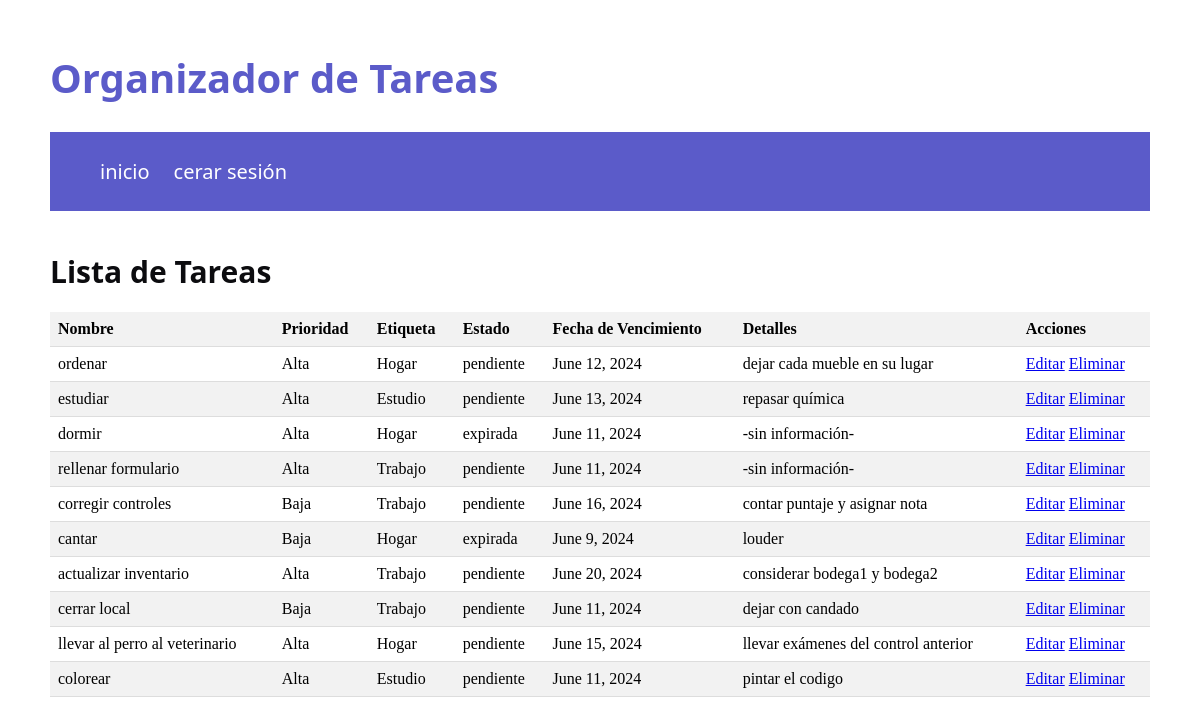
/task/task_list/ (signed in), run on an earlier commit of the app's database.
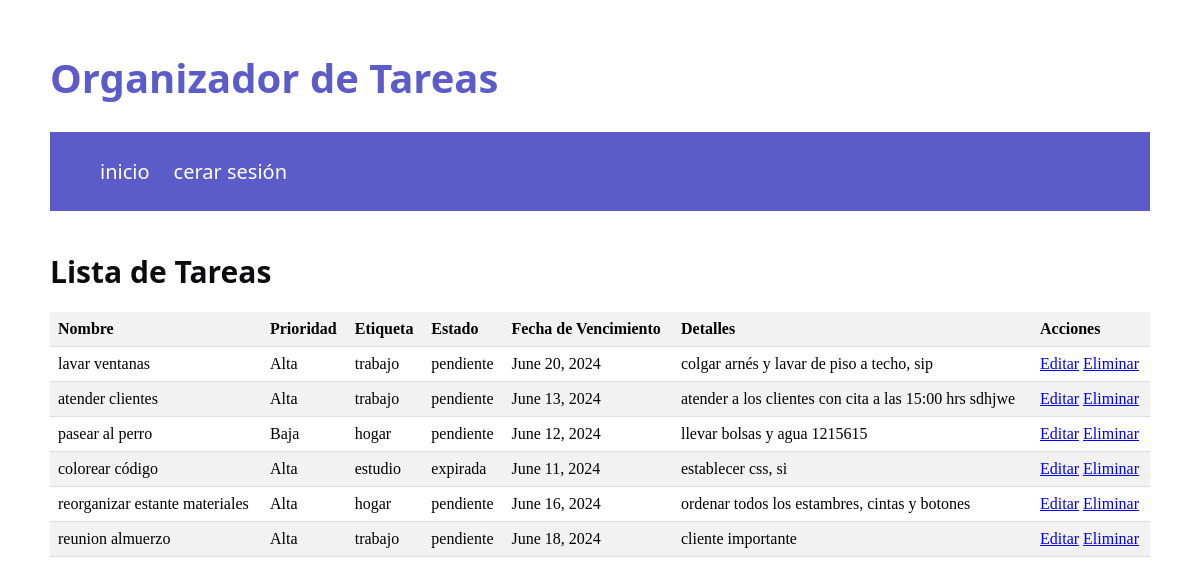
And on a later commit of the database.
### task/models.py (models this page shows, shortened)
class Task(models.Model):
    name = models.CharField(max_length=150)
    expire_date = models.DateField(blank=False, null=False, default=now)
    description = models.TextField()
    status = models.ForeignKey(Status, on_delete=models.SET_NULL, null=True)
    user = models.ForeignKey(User, on_delete=models.CASCADE)
    tag = models.ForeignKey(Tag, on_delete=models.CASCADE)
    priority = models.ForeignKey(Priority, on_delete=models.CASCADE)

class Priority(models.Model):
    priority = models.BooleanField(default=False)
    def __str__(self):
        return "Alta" if self.priority else "Baja"

class Tag(models.Model):
    name = models.CharField(max_length=100)
    def __str__(self):
        return self.name

class Status(models.Model):
    status = models.CharField(max_length=20)
    def __str__(self):
        return self.status

### task/views.py (the view)
# urls.py: path('task_list/', task_list, name='task_list'),
@login_required
def task_list(request):
    tasks = Task.objects.all()
    return render(request, 'task/task_list.html', {'tasks': tasks})

### templates/task/task_list.html
{% extends 'base.html' %}
{% load static %}
{% block content %}
<div class="table-container">
    <h1 class="acc-title">Lista de Tareas</h1>
    <table class="table">
        <thead>
            <tr>
                <th>Nombre</th>
                <th>Prioridad</th>
                <th>Etiqueta</th>
                <th>Estado</th>
                <th>Fecha de Vencimiento</th>
                <th>Detalles</th>
                <th>Acciones</th>
            </tr>
        </thead>
        <tbody>
            {% for task in tasks %}
            <tr>
                <td>{{ task.name }}</td>
                <td>{{ task.priority }}</td>
                <td>{{ task.tag }}</td>
                <td>{{ task.status }}</td>
                <td>{{ task.expire_date }}</td>
                <td>{{ task.description }}</td>
                <td>
                    <a href="{% url 'edit_task' task.id %}">Editar</a>
                    <a href="{% url 'delete_task' task.id %}">Eliminar</a>
                </td>
            </tr>
            {% endfor %}
        </tbody>
    </table>
</div>
{% endblock %}

### templates/base.html (shortened to what this page needs)
{% load static %}
<!DOCTYPE html>
<html lang="en">
<head>
    <link rel="stylesheet" href="{% static '/main.css' %}">
</head>
<body class="cuerpo">
    <h1 class="uno-h1">Organizador de Tareas</h1>
    <div>
        <nav class="navbar">
            <ul>
                <a href="{% url 'welcome_page' %}">inicio</a>
                <a href="{% url 'logout' %}">cerar sesión</a>
            </ul>
        </nav>
    </div>
    {% block content %}{% endblock %}
</body>
</html>

### static/css/main.css (style rules this page uses)
.uno-h1 { font-family: 'Segoe UI', Tahoma, Geneva, Verdana, sans-serif; font-size: 40px; color: #5b5bc9; }
.cuerpo { margin: 50px; }
.acc-title { font-family: 'Segoe UI', Tahoma, Geneva, Verdana, sans-serif; font-size: 30px; color: #0c0c0f; }
.navbar { background-color: #5b5bc9; padding: 10px; }
.navbar a { color: #ffffff; text-decoration: none; font-family: 'Segoe UI', Tahoma, Geneva, Verdana, sans-serif; font-size: 20px; margin-right: 20px; }
.table-container { margin-top: 20px; overflow-x: auto; }
.table { width: 100%; border-collapse: collapse; }
.table th, .table td { padding: 8px; text-align: left; border-bottom: 1px solid #ddd; }
.table th { background-color: #f2f2f2; }
.table tr:nth-child(even) { background-color: #f2f2f2; }

What changed in the data, as far as the page shows it:
removed Task: name "dormir", priority "Alta", tag "Hogar", status "expirada", expire_date "June 11, 2024", description "-sin información-"
removed Task: name "corregir controles", priority "Baja", tag "Trabajo", status "pendiente", expire_date "June 16, 2024", description "contar puntaje y asignar nota"
removed Task: name "cantar", priority "Baja", tag "Hogar", status "expirada", expire_date "June 9, 2024", description "louder"
removed Task: name "actualizar inventario", priority "Alta", tag "Trabajo", status "pendiente", expire_date "June 20, 2024", description "considerar bodega1 y bodega2"
removed Task: name "cerrar local", priority "Baja", tag "Trabajo", status "pendiente", expire_date "June 11, 2024", description "dejar con candado"
removed Task: name "llevar al perro al veterinario", priority "Alta", tag "Hogar", status "pendiente", expire_date "June 15, 2024", description "llevar exámenes del control anterior"
removed Task: name "colorear", priority "Alta", tag "Estudio", status "pendiente", expire_date "June 11, 2024", description "pintar el codigo"
changed Task: name "ordenar" → "lavar ventanas"; tag "Hogar" → "trabajo"; expire_date "June 12, 2024" → "June 20, 2024"; description "dejar cada mueble en su lugar" → "colgar arnés y lavar de piso a techo, sip"
changed Task: name "estudiar" → "atender clientes"; tag "Estudio" → "trabajo"; description "repasar química" → "atender a los clientes con cita a las 15:00 hrs sdhjwe"
added Task: name "pasear al perro", priority "Baja", tag "hogar", status "pendiente", expire_date "June 12, 2024", description "llevar bolsas y agua 1215615"
changed Task: name "rellenar formulario" → "colorear código"; tag "Trabajo" → "estudio"; status "pendiente" → "expirada"; description "-sin información-" → "establecer css, si"
added Task: name "reorganizar estante materiales", priority "Alta", tag "hogar", status "pendiente", expire_date "June 16, 2024", description "ordenar todos los estambres, cintas y botones"
added Task: name "reunion almuerzo", priority "Alta", tag "trabajo", status "pendiente", expire_date "June 18, 2024", description "cliente importante"
